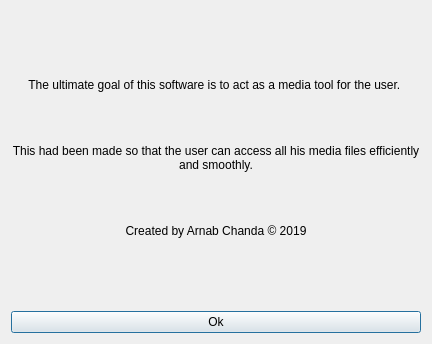
<?xml version="1.0" encoding="UTF-8"?>
<ui version="4.0">
 <class>Dialog</class>
 <widget class="QDialog" name="Dialog">
  <property name="geometry">
   <rect>
    <x>0</x>
    <y>0</y>
    <width>432</width>
    <height>344</height>
   </rect>
  </property>
  <property name="windowTitle">
   <string>About Media Manager</string>
  </property>
  <layout class="QVBoxLayout" name="verticalLayout">
   <item>
    <widget class="QLabel" name="label">
     <property name="text">
      <string>&lt;html&gt;&lt;head/&gt;&lt;body&gt;&lt;p align=&quot;center&quot;&gt;The ultimate goal of this software is to act as a media tool for the user. &lt;/p&gt;&lt;p align=&quot;center&quot;&gt;&lt;br/&gt;&lt;/p&gt;&lt;p align=&quot;center&quot;&gt;This had been made so that the user can access all his media files efficiently and 	                            smoothly.&lt;/p&gt;&lt;p align=&quot;center&quot;&gt;&lt;br/&gt;&lt;/p&gt;&lt;p align=&quot;center&quot;&gt;     Created by Arnab Chanda  © 2019&lt;/p&gt;&lt;/body&gt;&lt;/html&gt;</string>
     </property>
     <property name="textFormat">
      <enum>Qt::RichText</enum>
     </property>
     <property name="scaledContents">
      <bool>true</bool>
     </property>
     <property name="wordWrap">
      <bool>true</bool>
     </property>
    </widget>
   </item>
   <item>
    <widget class="QPushButton" name="ok_button">
     <property name="text">
      <string>Ok</string>
     </property>
    </widget>
   </item>
  </layout>
 </widget>
 <resources/>
 <connections/>
</ui>
